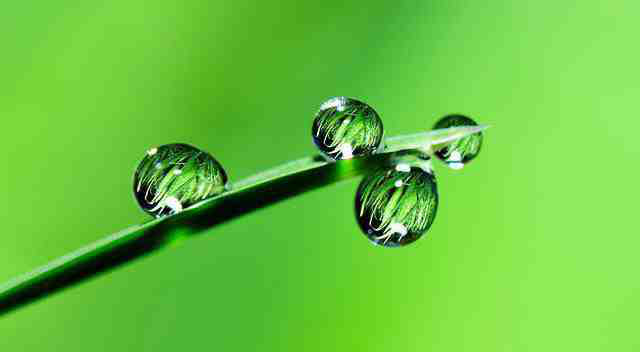
#> input picture labwork3/dropleaf.png, 640 x 352 px
$ jupyter execute b1-2.ipynb
#> lines starting #> are read from the running program, lines starting #| are printed output that depends on the picture; after the words box and inside, x2 and y2 are one past the last pixel; in counts of white or black regions, pixels touching at a corner belong together
# Task B1:
Load the downloaded grayscale image, then:
- Apply the three edge detection methods: Laplacian, Sobel, Canny.
- Display original image and highlighted images to see the difference.

[cell 1]
import cv2
import matplotlib.pyplot as plt
import numpy as np
import math

[cell 2]
image = cv2.imread("dropleaf.png",0)
#> image: shape (352, 640); min 0, max 254, mean 153.7

plt.imshow(image, cmap="gray")
plt.axis("off")
plt.title("dropleaf.png")
plt.show()

#### Laplacian edge detection

[cell 3]
# log = laplacian of gaussian
log_kernel=np.array([
    [0, 0, -1, 0, 0],
    [0, -1, -2, -1, 0],
    [-1, -2, 16, -2, -1],
    [0, -1, -2, -1, 0],
    [0, 0, -1, 0, 0]
])

def log_filter(image):
    output = np.zeros((image.shape[0],image.shape[1]))
    for i in range(2, image.shape[0] - 2):
        for j in range(2, image.shape[1] - 2):
            window=image[i-2:i+3, j-2:j+3]
            output[i, j]=(window*log_kernel).sum()
    return output

[cell 4]
log_image = log_filter(image)

plt.imshow(log_image, cmap="gray")
plt.axis("off")
plt.title("The laplacian of gaussian filtered image")
plt.show()

#### Sobel edge detection

[cell 5]
sobel_h_kernel=np.array([
    [-1, -2, -1],
    [0, 0, 0],
    [1, 2, 1]
])
sobel_v_kernel=np.array([
    [-1, 0, 1],
    [-2, 0, 2],
    [-1, 0, 1]
])

def sobel_v_filter(image):
    output = np.zeros((image.shape[0],image.shape[1]))
    for i in range(1, image.shape[0] - 1):
        for j in range(1, image.shape[1] - 1):
            window=image[i-1:i+2, j-1:j+2]
            output[i, j]=(window*sobel_v_kernel).sum()
    return output
def sobel_h_filter(image):
    output = np.zeros((image.shape[0],image.shape[1]))
    for i in range(1, image.shape[0] - 1):
        for j in range(1, image.shape[1] - 1):
            window=image[i-1:i+2, j-1:j+2]
            output[i, j]=(window*sobel_h_kernel).sum()
    return output

[cell 6]
sobel_v_image = sobel_v_filter(image)
sobel_h_image = sobel_h_filter(image)
sobel_image=np.sqrt(sobel_v_image**2 + sobel_h_image**2)

plt.imshow(sobel_image, cmap="gray")
plt.axis("off")
plt.title("The sobel filtered image")
plt.show()

#### Canny edge detection

[cell 7]
canny_image=cv2.Canny(image,50,100)
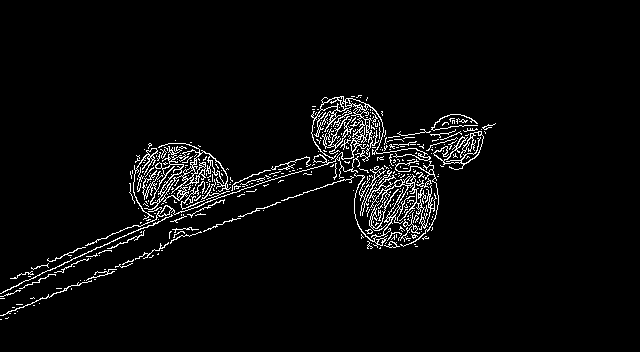
#> canny_image: shape (352, 640); 3.9% white in thin lines or dots, all inside (x1, y1, x2, y2) = (0, 95, 496, 320)

plt.imshow(canny_image, cmap="gray")
plt.axis("off")
plt.title("The canny filtered image")
plt.show()

# Task B2:
Add Gaussian noise to the downloaded grayscale image, then:
- Apply the three edge detection methods: Laplacian, Sobel, Canny.
- Smooth the noisy image using Gaussian blur.
- Apply Sobel, Laplacian and Canny again to the smoothing noisy image.
- Compare the edge detection results before and after smoothing.

### Adding noise

[cell 8]
noisy_image=image.copy()

def add_gaussian_noise(image,mean,std):
#> called with mean = 0, std = 10
    noise = np.random.normal(mean,std,size=(image.shape[0],image.shape[1]))
    noisy = image[:,:] + noise
    image[:,:] = noisy

[cell 9]
add_gaussian_noise(noisy_image,0,10)

plt.imshow(noisy_image, cmap="gray")
plt.axis("off")
plt.title("The noisy image")
plt.show()

### Applying edge detections

[cell 10]
laplacian_noisy_image = log_filter(noisy_image)
sobel_h_noisy_image = sobel_h_filter(noisy_image)
sobel_v_noisy_image = sobel_v_filter(noisy_image)
sobel_noisy_image = np.sqrt(sobel_v_noisy_image**2 + sobel_h_noisy_image**2)
canny_noisy_image = cv2.Canny(noisy_image,50,100)
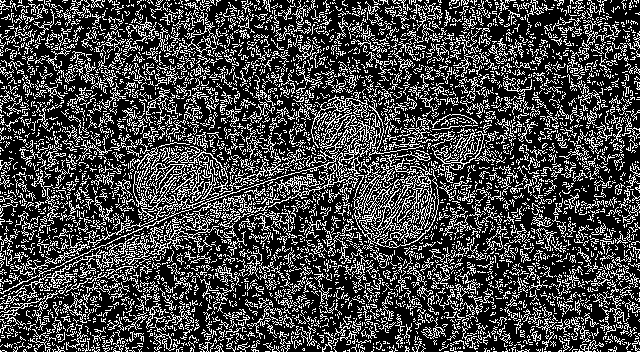
#> canny_noisy_image: shape (352, 640); 27% white in thin lines or dots

plt.imshow(laplacian_noisy_image, cmap="gray")
plt.axis("off")
plt.title("Laplacian noisy image")
plt.show()

plt.imshow(sobel_noisy_image, cmap="gray")
plt.axis("off")
plt.title("Sobel noisy image")
plt.show()

plt.imshow(canny_noisy_image, cmap="gray")
plt.axis("off")
plt.title("Canny noisy image")
plt.show()

### Applying Gaussian blur

[cell 11]
def gaussian_kernel(size):
    row = np.array([math.comb(size - 1, k) for k in range(size)])
    kernel = np.outer(row, row)
    return kernel / kernel.sum()

def gaussian_filter(image,size):
#> called with size = 9
    for i in range(size//2, image.shape[0] - size//2):
        for j in range(size//2, image.shape[1] - size//2):
            window=image[i-size//2:i+((size//2)+1), j-size//2:j+((size//2)+1)]
            gaussian=(window*gaussian_kernel(size)).sum()
            image[i, j]=gaussian
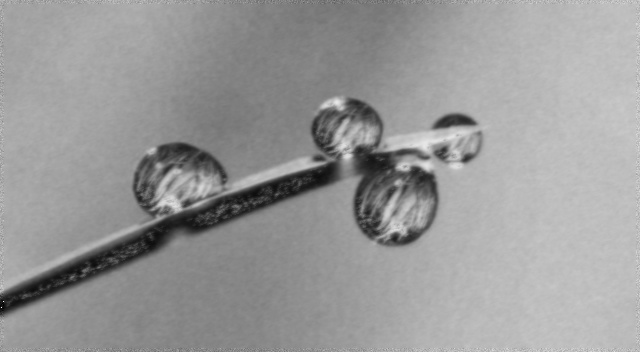
#> image: shape (352, 640); min 0, max 255, mean 153

[cell 12]
gaussian_blurred_image = noisy_image.copy()

gaussian_filter(gaussian_blurred_image,9)

plt.imshow(gaussian_blurred_image, cmap="gray")
plt.axis("off")
plt.title("gaussian blurred image")
plt.show()

### Applying edge detections again

[cell 13]
laplacian_gaussian_blurred_image = log_filter(gaussian_blurred_image)
#> after the loop in log_filter (call 3), `for i in range(2, image.shape[0] - 2):`:
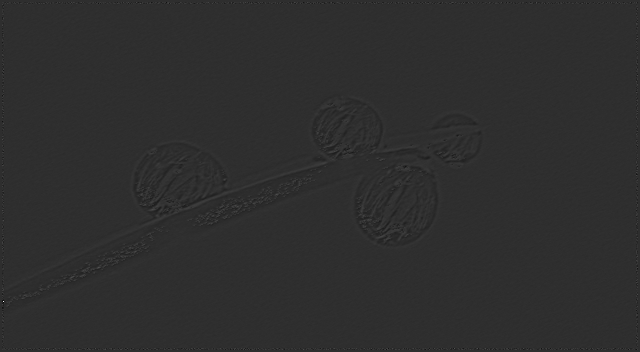
#> output: shape (352, 640) float64; min -818, max 3644, mean 0; drawn with min black and max white
sobel_h_gaussian_blurred_image = sobel_h_filter(gaussian_blurred_image)
sobel_v_gaussian_blurred_image = sobel_v_filter(gaussian_blurred_image)
#> after the loop in sobel_v_filter (call 3), `for i in range(1, image.shape[0] - 1):`:
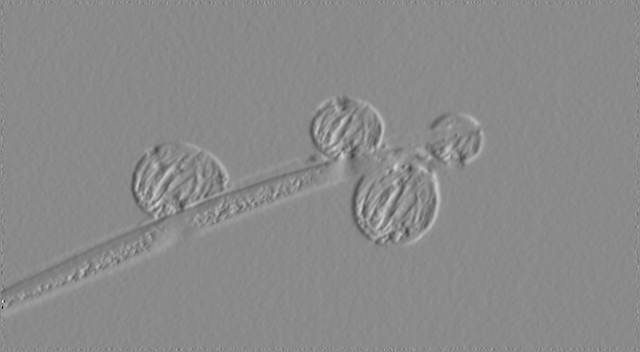
#> output: shape (352, 640) float64; min -504, max 424, mean 0.4; drawn with min black and max white
sobel_gaussian_blurred_image = np.sqrt(sobel_v_gaussian_blurred_image**2 + sobel_h_gaussian_blurred_image**2)
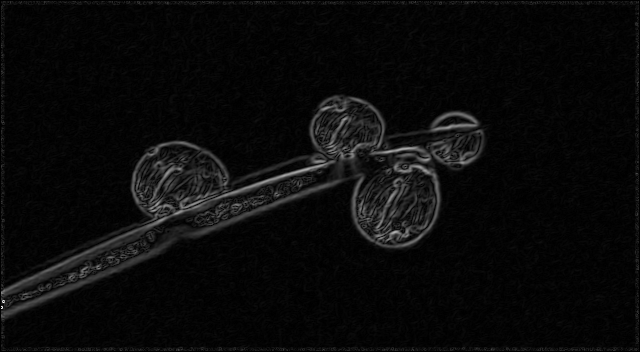
#> sobel_gaussian_blurred_image: shape (352, 640) float64; min 0, max 524, mean 21.9; drawn with min black and max white
canny_gaussian_blurred_image = cv2.Canny(gaussian_blurred_image,50,100)
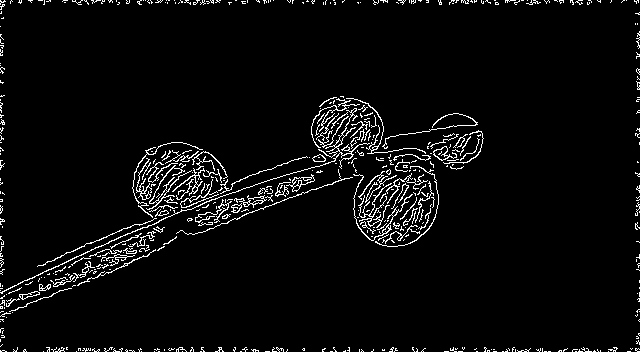
#> canny_gaussian_blurred_image: shape (352, 640); 4.2% white in thin lines or dots

plt.imshow(laplacian_gaussian_blurred_image, cmap="gray")
plt.axis("off")
plt.title("Laplacian gaussian blurred image")
plt.show()

plt.imshow(sobel_gaussian_blurred_image, cmap="gray")
plt.axis("off")
plt.title("Sobel gaussian blurred image")
plt.show()

plt.imshow(canny_gaussian_blurred_image, cmap="gray")
plt.axis("off")
plt.title("Canny gaussian blurred image")
plt.show()

[cell 14]
comp_log = np.hstack((laplacian_noisy_image,laplacian_gaussian_blurred_image))
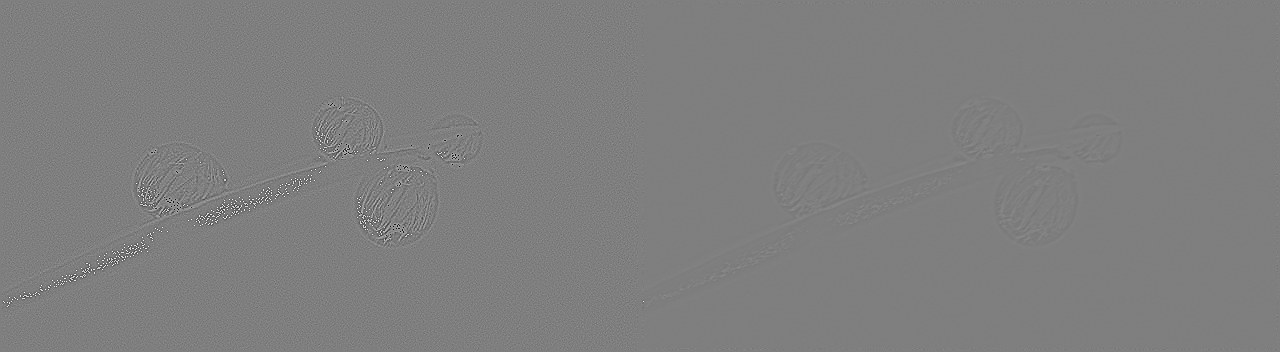
#> comp_log: shape (352, 1280) float64; min -3913, max 3936, mean 0; drawn with min black and max white
comp_sobel = np.hstack((sobel_noisy_image,sobel_gaussian_blurred_image))
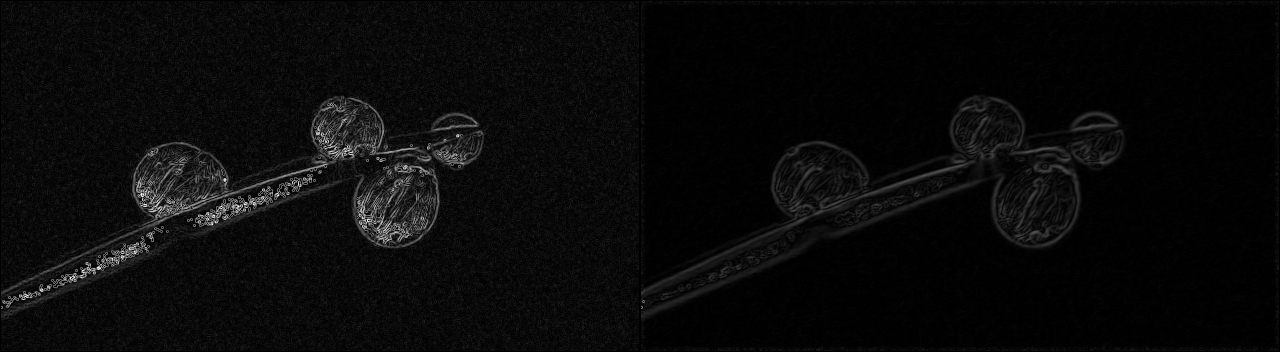
#> comp_sobel: shape (352, 1280) float64; min 0, max 1106.4, mean 44.8; drawn with min black and max white
comp_canny = np.hstack((canny_noisy_image,canny_gaussian_blurred_image))
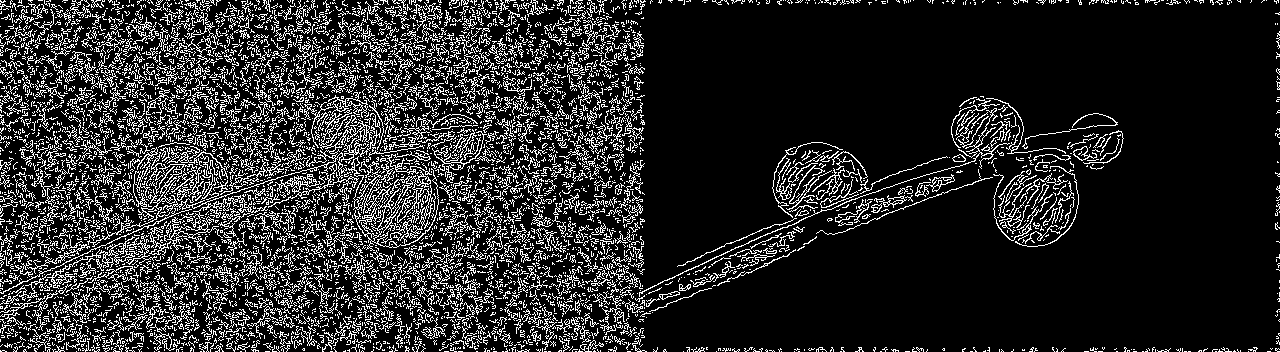
#> comp_canny: shape (352, 1280); 15.6% white in thin lines or dots

plt.imshow(comp_log, cmap="gray")
plt.axis("off")
plt.title("Before vs After Laplacian image")
plt.show()

plt.imshow(comp_sobel, cmap="gray")
plt.axis("off")
plt.title("Before vs After Sobel image")
plt.show()

plt.imshow(comp_canny, cmap="gray")
plt.axis("off")
plt.title("Before vs After Canny image")
plt.show()
